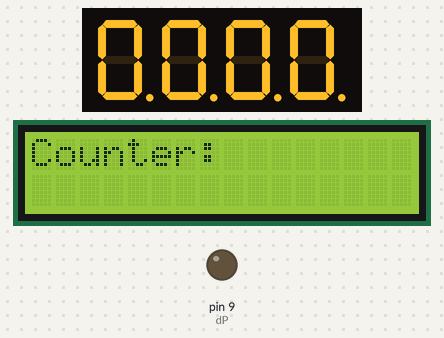
The sketch below on a simulated Arduino Mega 2560, built with avr-gcc and run on an emulated ATmega2560. Parts: 4-digit seven-segment display, 16×2 character LCD, output pins drawn as LEDs (lit = HIGH). Wiring (inferred from the names in the program): 4-digit 7-segment display, segments lit when LOW: segments pin 2, pin 3, pin 4, pin 5, pin 6, pin 7, pin 8, pin 5; digit selects pin 13, pin 12, pin 11, pin 10. The segment pins are drawn as the display they are named for; pins used as bus, display or sensor lines are not drawn.

Above: at 0.1 s.
At 5.1 s:
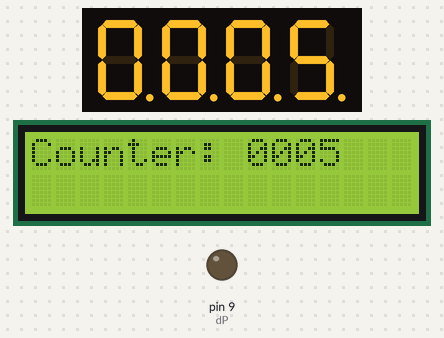
At 9.1 s:
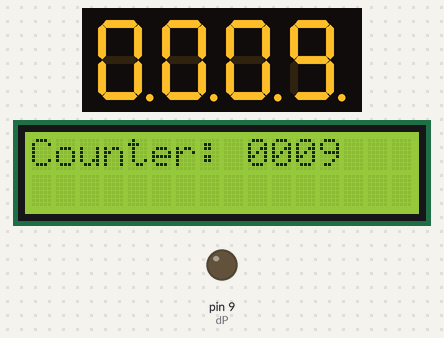
At 19.2 s:
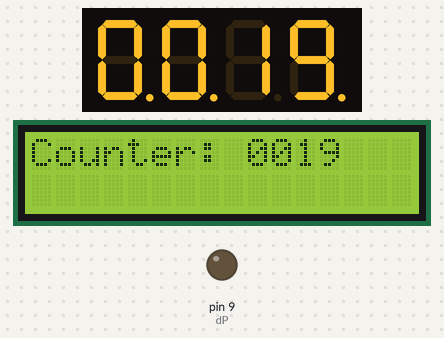
At 28.3 s:
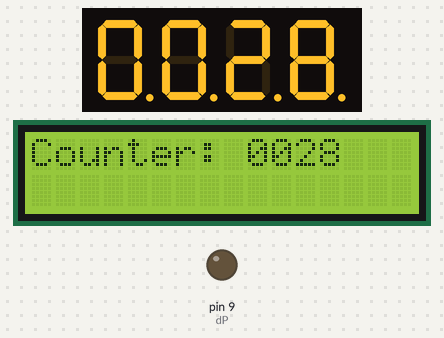
At 38.3 s:
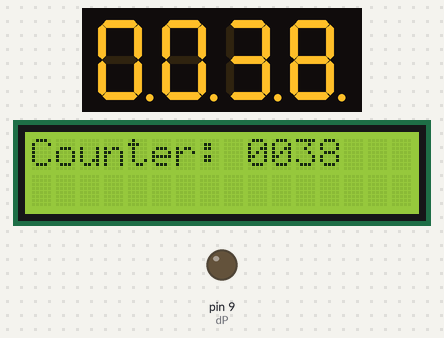

Measured:
- what the display in image 0 shows lasts 0.9 s, from 0.1 s to 1.0 s
- what the display in image 1 shows lasts 0.9 s, from 5.1 s to 6.0 s

The sketch:

sketch_may22c.ino
```cpp
#include <LiquidCrystal.h>

LiquidCrystal lcd(36, 37, 26, 27, 28, 29);

int aPin = 2;
int bPin = 3;
int cPin = 4;
int dPin = 5;
int ePin = 6;
int fPin = 7;
int gPin = 8;
int dP   = 9;

int GND1 = 10;
int GND2 = 11;
int GND3 = 12;
int GND4 = 13;

int dig1 = 0;
int dig2 = 0;
int dig3 = 0;
int dig4 = 0;

unsigned long previousMillis = 0;

void zero() {
  digitalWrite(aPin, LOW);
  digitalWrite(bPin, LOW);
  digitalWrite(cPin, LOW);
  digitalWrite(dPin, LOW);
  digitalWrite(ePin, LOW);
  digitalWrite(fPin, LOW);
  digitalWrite(gPin, HIGH);
}

void one() {
  digitalWrite(aPin, HIGH);
  digitalWrite(bPin, LOW);
  digitalWrite(cPin, LOW);
  digitalWrite(dPin, HIGH);
  digitalWrite(ePin, HIGH);
  digitalWrite(fPin, HIGH);
  digitalWrite(gPin, HIGH);
}

void two() {
  digitalWrite(aPin, LOW);
  digitalWrite(bPin, LOW);
  digitalWrite(cPin, HIGH);
  digitalWrite(dPin, LOW);
  digitalWrite(ePin, LOW);
  digitalWrite(fPin, HIGH);
  digitalWrite(gPin, LOW);
}

void three() {
  digitalWrite(aPin, LOW);
  digitalWrite(bPin, LOW);
  digitalWrite(cPin, LOW);
  digitalWrite(dPin, LOW);
  digitalWrite(ePin, HIGH);
  digitalWrite(fPin, HIGH);
  digitalWrite(gPin, LOW);
}


void four() {
  digitalWrite(aPin, HIGH);
  digitalWrite(bPin, LOW);
  digitalWrite(cPin, LOW);
  digitalWrite(dPin, HIGH);
  digitalWrite(ePin, HIGH);
  digitalWrite(fPin, LOW);
  digitalWrite(gPin, LOW);
}

void five() {
  digitalWrite(aPin, LOW);
  digitalWrite(bPin, HIGH);
  digitalWrite(cPin, LOW);
  digitalWrite(dPin, LOW);
  digitalWrite(ePin, HIGH);
  digitalWrite(fPin, LOW);
  digitalWrite(gPin, LOW);
}

void six() {
  digitalWrite(aPin, LOW);
  digitalWrite(bPin, HIGH);
  digitalWrite(cPin, LOW);
  digitalWrite(dPin, LOW);
  digitalWrite(ePin, LOW);
  digitalWrite(fPin, LOW);
  digitalWrite(gPin, LOW);
}

void seven() {
  digitalWrite(aPin, LOW);
  digitalWrite(bPin, LOW);
  digitalWrite(cPin, LOW);
  digitalWrite(dPin, HIGH);
  digitalWrite(ePin, HIGH);
  digitalWrite(fPin, HIGH);
  digitalWrite(gPin, HIGH);
}

void eight() {
  digitalWrite(aPin, LOW);
  digitalWrite(bPin, LOW);
  digitalWrite(cPin, LOW);
  digitalWrite(dPin, LOW);
  digitalWrite(ePin, LOW);
  digitalWrite(fPin, LOW);
  digitalWrite(gPin, LOW);
}

void nine() {
  digitalWrite(aPin, LOW);
  digitalWrite(bPin, LOW);
  digitalWrite(cPin, LOW);
  digitalWrite(dPin, LOW);
  digitalWrite(ePin, HIGH);
  digitalWrite(fPin, LOW);
  digitalWrite(gPin, LOW);
}


void displayNumber(int num) {
  switch(num) {
    case 0: zero(); break;
    case 1: one(); break;
    case 2: two(); break;
    case 3: three(); break;
    case 4: four(); break;
    case 5: five(); break;
    case 6: six(); break;
    case 7: seven(); break;
    case 8: eight(); break;
    case 9: nine(); break;
  }
}

// --------------------------------------------------------
// Multiplexing Function
// --------------------------------------------------------

void refreshDisplay() {

  // Digit 1 (rightmost)
  digitalWrite(GND1, HIGH);
  displayNumber(dig1);
  delay(4);
  digitalWrite(GND1, LOW);

  // Digit 2
  digitalWrite(GND2, HIGH);
  displayNumber(dig2);
  delay(4);
  digitalWrite(GND2, LOW);

  // Digit 3
  digitalWrite(GND3, HIGH);
  displayNumber(dig3);
  delay(4);
  digitalWrite(GND3, LOW);

  // Digit 4 (leftmost)
  digitalWrite(GND4, HIGH);
  displayNumber(dig4);
  delay(4);
  digitalWrite(GND4, LOW);
}

void incrementCounter() {

  dig1++;

  if (dig1 >= 10) {
    dig1 = 0;
    dig2++;
  }

  if (dig2 >= 10) {
    dig2 = 0;
    dig3++;
  }

  if (dig3 >= 10) {
    dig3 = 0;
    dig4++;
  }

  if (dig4 >= 10) {
    dig4 = 0;
  }
}

void updateLCD() {

  lcd.setCursor(0, 0);

  lcd.print("Counter: ");

  lcd.print(dig4);
  lcd.print(dig3);
  lcd.print(dig2);
  lcd.print(dig1);
  lcd.print(" ");
}
void setup() {

  // Segment pins OUTPUT
  pinMode(aPin, OUTPUT);
  pinMode(bPin, OUTPUT);
  pinMode(cPin, OUTPUT);
  pinMode(dPin, OUTPUT);
  pinMode(ePin, OUTPUT);
  pinMode(fPin, OUTPUT);
  pinMode(gPin, OUTPUT);
  pinMode(dP, OUTPUT);

  // Digit pins OUTPUT
  pinMode(GND1, OUTPUT);
  pinMode(GND2, OUTPUT);
  pinMode(GND3, OUTPUT);
  pinMode(GND4, OUTPUT);

  // LCD setup
  lcd.begin(16, 2);
  lcd.print("Counter:");
}

void loop() {

  // Refresh display continuously
  refreshDisplay();

  // Increment every 1 second
  unsigned long currentMillis = millis();

  if (currentMillis - previousMillis >= 1000) {

    previousMillis = currentMillis;

    incrementCounter();

    updateLCD();
  }
}
```
